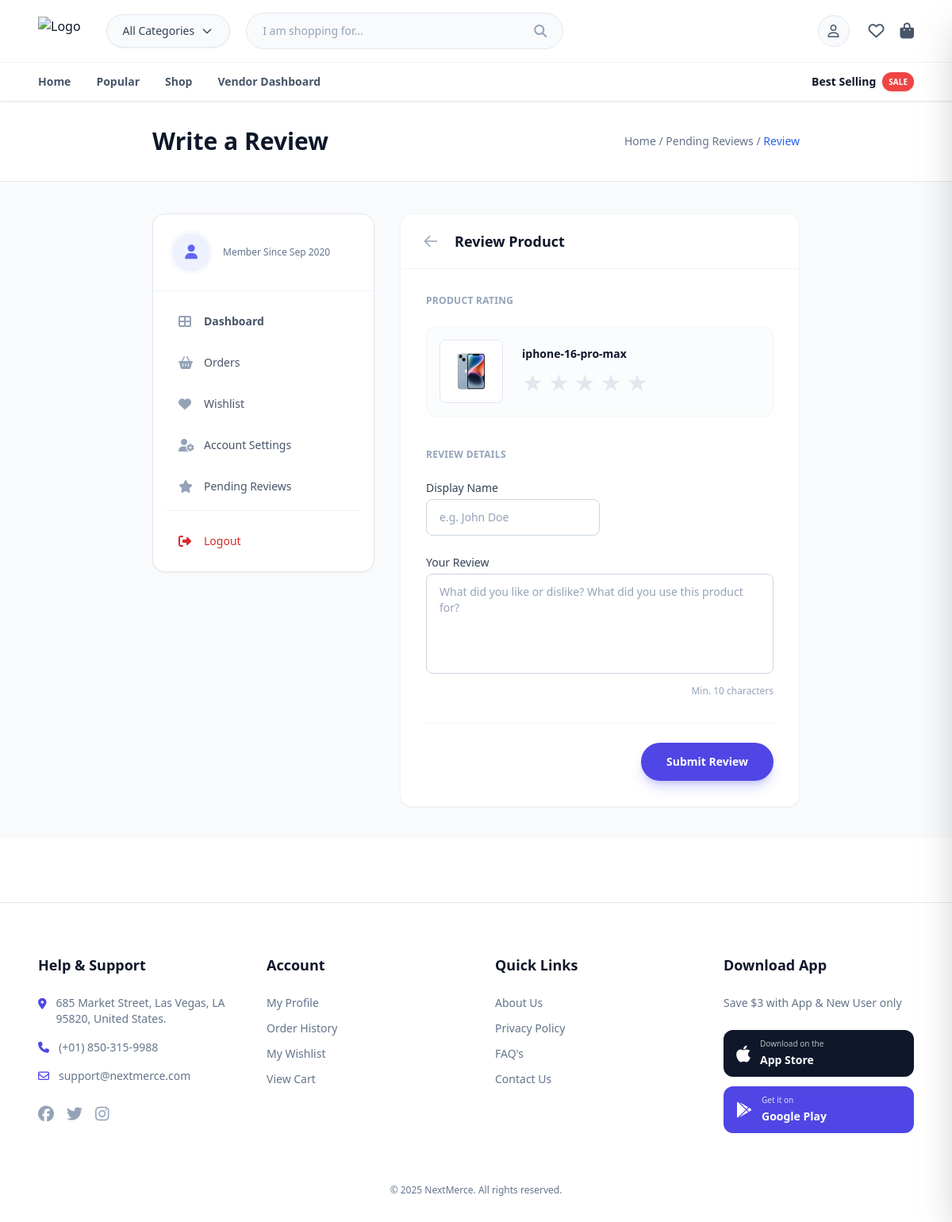
Screenshot of /customer/customer/account/review/detail/76/ with the database file from the repository.
### store/models.py (models this page shows, shortened)
class OrderItem(models.Model):
    product = models.ForeignKey(Product, on_delete=models.SET_NULL, null=True)
    order = models.ForeignKey(Order, on_delete=models.SET_NULL, null=True)
    qty = models.IntegerField(default=0, null=True, blank=True)
    sub_total = models.DecimalField(default=0, decimal_places=2, max_digits=12, null=True, blank=True)
    reviewed = models.BooleanField(default=False, null=True)

class Product(models.Model):
    STATUS = (
        ("Published", "Published"),
        ("Draft", "Draft"),
        ("Disabled", "Disabled"),
    )
    BANNERS = (
        ("Banner 1", "Banner 1"),
        ("Banner 2", "Banner 2"),
        ("Banner 3", "Banner 3"),
        ("Banner 4", "Banner 4"),
        ("Banner 5", "Banner 5"),
        ("Banner 6", "Banner 6"),
    )
    status = models.CharField(max_length=500, choices=STATUS, default="Published")
    user = models.ForeignKey(userauth_model.User, on_delete=models.SET_NULL, null=True)
    category = models.ForeignKey("store.Category",on_delete=models.SET_NULL, null=True)
    name = models.CharField(max_length=50)
    description = models.TextField(blank=True, null=True)
    additional_information = models.TextField(blank=True, null=True)
    image = models.ImageField(upload_to='image', null=True, blank=True)
    sale_price = models.DecimalField(default=0, decimal_places=2, max_digits=12)
    regular_price = models.DecimalField(default=0, decimal_places=2, max_digits=12, null=True, blank=True)
    in_stock = models.BooleanField(default=False)
    free_delivery = models.BooleanField(default=False)
    qty = models.IntegerField(default=0, null=True, blank=True)
    featured = models.BooleanField(default=False)
    popular = models.BooleanField(default=False)
    slug = models.SlugField(unique=True, blank=True, null=True)
    cover_image = models.ImageField(upload_to='image', null=True, blank=True)
    best_selling = models.BooleanField(default=False)
    new_arrivals = models.BooleanField(default=False)
    banner = models.CharField(max_length=50, choices=BANNERS, blank=True, null=True)

### customer/views.py (the view, shortened to what this page needs)
# urls.py: path('customer/account/review/detail/<id>/', views.customer_review_detail,  name='review_detail'),
def customer_review_detail(request, id):
    item = OrderItem.objects.get(id=id)
    context = {
        'item':item
    }
    return render(request, 'customer/review_detail.html', context)

### store/context_processors.py (called while the page is built)
def cart_wishlist_counts(request):
    cart_count = 0
    wishlist_count = 0
    if request.user.is_authenticated:
        cart_count = Cart.objects.filter(user=request.user).count()
        wishlist_count = Wishlist.objects.filter(user=request.user).count()
    return {
        'CART_ITEM_COUNT': cart_count,
        'WISHLIST_ITEM_COUNT': wishlist_count,
    }

def default(request):
    categories = Category.objects.all()
    return {
        'categories': categories,
    }

### templates/customer/review_detail.html (shortened to what this page needs)
{% extends 'partials/base.html' %}
{% load static %}
{% block content %}
<div
    class="bg-white border-b border-gray-200 py-8 flex lg:flex-row flex-col lg:gap-0 gap-2  items-center justify-between px-4 lg:px-[12rem] xl:px-[19rem]">
    <h1 class="font-bold text-3xl text-slate-900">Write a Review</h1>
    <div class="text-sm font-medium">
        <a href="{% url 'index' %}" class="text-slate-500 hover:text-blue-600 transition-colors">Home /</a>
        <a href="{% url 'customer_reviews' %}" class="text-slate-500 hover:text-blue-600 transition-colors">Pending
            Reviews /</a>
        <span class="text-blue-600">Review</span>
    </div>
</div>
<section class="bg-[#F9FAFB] py-10 px-4 lg:px-[12rem] xl:px-[19rem]">
    <div class="grid grid-cols-1 lg:grid-cols-[280px_1fr] gap-8">
        <aside class="hidden lg:block sticky top-32 self-start h-fit">
            {% include 'customer/includes/sidebar.html' %}
        </aside>
        <div class="space-y-6">
            <div class="rounded-2xl border border-slate-100 bg-white shadow-sm overflow-hidden">
                <div class="flex items-center px-6 py-5 border-b border-slate-100 bg-white">
                    <a href="{% url 'customer_reviews' %}"
                        class="group mr-4 rounded-full p-1 hover:bg-slate-50 transition-colors">
                        <svg xmlns="http://www.w3.org/2000/svg" fill="none" viewBox="0 0 24 24" stroke-width="2"
                            stroke="currentColor" class="w-5 h-5 text-slate-400 group-hover:text-slate-700">
                            <path stroke-linecap="round" stroke-linejoin="round"
                                d="M10.5 19.5L3 12m0 0l7.5-7.5M3 12h18" />
                        </svg>
                    </a>
                    <h2 class="text-lg font-bold text-slate-900">Review Product</h2>
                </div>
                <form action="{% url 'review_detail' item.id %}" method="POST" class="p-8">
                    <div class="mb-10 text-center sm:text-left">
                        <h3 class="text-xs font-bold text-slate-400 uppercase tracking-wide mb-6">Product Rating</h3>
                        <div
                            class="flex flex-col sm:flex-row items-center gap-6 rounded-xl border border-slate-100 bg-slate-50/50 p-4">
                            <div
                                class="h-20 w-20 flex-shrink-0 overflow-hidden rounded-lg bg-white border border-slate-200 p-1">
                                <img src="{{item.product.image.url}}" alt="Product Thumbnail"
                                    class="h-full w-full object-contain mix-blend-multiply">
                            </div>
                            <div class="flex-1 text-center sm:text-left">
                                <p class="text-sm font-bold text-slate-900 line-clamp-1 mb-2">{{item.product.name}}</p>
                                <div class="flex flex-row-reverse justify-center sm:justify-end items-center gap-1.5">
                                    <label for="star5" title="5 Stars"
                                        class="text-slate-200 text-3xl cursor-pointer transition-colors peer-checked:text-yellow-400 hover:text-yellow-400 peer-hover:text-yellow-400">★</label>
                                    <label for="star4" title="4 Stars"
                                        class="text-slate-200 text-3xl cursor-pointer transition-colors peer-checked:text-yellow-400 hover:text-yellow-400 peer-hover:text-yellow-400 peer-checked:peer-hover:text-yellow-400">★</label>
                                    <label for="star3" title="3 Stars"
                                        class="text-slate-200 text-3xl cursor-pointer transition-colors peer-checked:text-yellow-400 hover:text-yellow-400 peer-hover:text-yellow-400 peer-checked:peer-hover:text-yellow-400">★</label>
                                    <label for="star2" title="2 Stars"
                                        class="text-slate-200 text-3xl cursor-pointer transition-colors peer-checked:text-yellow-400 hover:text-yellow-400 peer-hover:text-yellow-400 peer-checked:peer-hover:text-yellow-400">★</label>
                                    <label for="star1" title="1 Star"
                                        class="text-slate-200 text-3xl cursor-pointer transition-colors peer-checked:text-yellow-400 hover:text-yellow-400 peer-hover:text-yellow-400 peer-checked:peer-hover:text-yellow-400">★</label>
                                </div>
                            </div>
                        </div>
                    </div>
                    <div class="space-y-6">
                        <h3 class="text-xs font-bold text-slate-400 uppercase tracking-wide">Review Details</h3>
                        <div class="grid grid-cols-1 gap-6">
                            <div class="relative">
                                <label for="name" class="block text-sm font-medium text-slate-700 mb-1">Display
                                    Name</label>
                                <input type="text" name="name" id="name" placeholder="e.g. John Doe"
                                    class="w-full sm:w-1/2 rounded-lg border border-slate-300 px-4 py-3 text-sm text-slate-900 placeholder:text-slate-400 focus:border-indigo-500 focus:ring-2 focus:ring-indigo-500/20 focus:outline-none transition-all">
                            </div>
                            <div class="relative">
                                <label for="review" class="block text-sm font-medium text-slate-700 mb-1">Your
                                    Review</label>
                                <textarea rows="5" name="review" id="review"
                                    placeholder="What did you like or dislike? What did you use this product for?"
                                    class="w-full rounded-lg border border-slate-300 px-4 py-3 text-sm text-slate-900 placeholder:text-slate-400 focus:border-indigo-500 focus:ring-2 focus:ring-indigo-500/20 focus:outline-none transition-all resize-none"></textarea>
                                <p class="mt-2 text-xs text-slate-400 text-right">Min. 10 characters</p>
                            </div>
                        </div>
                    </div>
                    <div class="mt-8 pt-6 border-t border-slate-100 flex justify-end">
                        <button type="submit"
                            class="rounded-full bg-indigo-600 px-8 py-3.5 text-sm font-bold text-white shadow-lg shadow-indigo-500/30 hover:bg-indigo-700 hover:shadow-indigo-500/40 transition-all transform hover:-translate-y-0.5">
                            Submit Review
                        </button>
                    </div>
                </form>
            </div>
        </div>
    </div>
</section>
{% endblock content %}

### rows the page displays
OrderItem: product.image (picture), product.name "iphone-16-pro-max"
